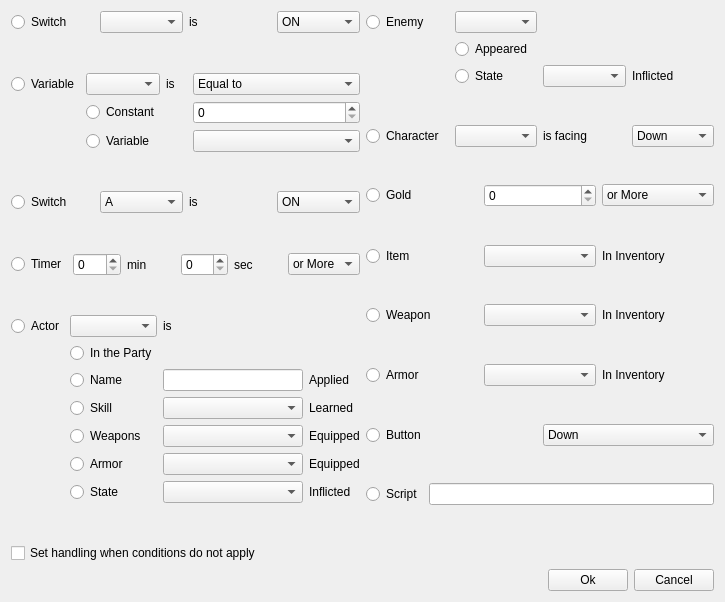
 <widget class="QWidget" name="ConditionalBranchDialog">
  <property name="windowModality">
   <enum>Qt::ApplicationModal</enum>
  </property>
  <property name="geometry">
   <rect>
    <x>0</x>
    <y>0</y>
    <width>725</width>
    <height>602</height>
   </rect>
  </property>
  <property name="windowTitle">
   <string>YaRXP - Conditional Branch</string>
  </property>
  <layout class="QGridLayout" name="gridLayout_6">
   <item row="0" column="0">
    <layout class="QGridLayout" name="gridLayout_4">
     <item row="5" column="0">
      <spacer name="verticalSpacer_4">
       <property name="orientation">
        <enum>Qt::Vertical</enum>
       </property>
       <property name="sizeHint" stdset="0">
        <size>
         <width>20</width>
         <height>40</height>
        </size>
       </property>
      </spacer>
     </item>
     <item row="6" column="0">
      <layout class="QHBoxLayout" name="horizontalLayout_4">
       <item>
        <widget class="QRadioButton" name="radioButton_6">
         <property name="text">
          <string>Timer</string>
         </property>
        </widget>
       </item>
       <item>
        <widget class="QSpinBox" name="spinBox_2"/>
       </item>
       <item>
        <widget class="QLabel" name="label_4">
         <property name="text">
          <string>min</string>
         </property>
        </widget>
       </item>
       <item>
        <widget class="QSpinBox" name="spinBox_3"/>
       </item>
       <item>
        <widget class="QLabel" name="label_5">
         <property name="text">
          <string>sec</string>
         </property>
        </widget>
       </item>
       <item>
        <widget class="QComboBox" name="comboBox_8">
         <item>
          <property name="text">
           <string>or More</string>
          </property>
         </item>
         <item>
          <property name="text">
           <string>or Less</string>
          </property>
         </item>
        </widget>
       </item>
      </layout>
     </item>
     <item row="7" column="0">
      <spacer name="verticalSpacer_3">
       <property name="orientation">
        <enum>Qt::Vertical</enum>
       </property>
       <property name="sizeHint" stdset="0">
        <size>
         <width>20</width>
         <height>40</height>
        </size>
       </property>
      </spacer>
     </item>
     <item row="3" column="0">
      <spacer name="verticalSpacer">
       <property name="orientation">
        <enum>Qt::Vertical</enum>
       </property>
       <property name="sizeHint" stdset="0">
        <size>
         <width>20</width>
         <height>40</height>
        </size>
       </property>
      </spacer>
     </item>
     <item row="2" column="0">
      <layout class="QGridLayout" name="gridLayout">
       <item row="0" column="2">
        <widget class="QLabel" name="label_2">
         <property name="text">
          <string>is</string>
         </property>
        </widget>
       </item>
       <item row="2" column="3">
        <widget class="QComboBox" name="comboBox_5"/>
       </item>
       <item row="1" column="1">
        <widget class="QRadioButton" name="radioButton_3">
         <property name="text">
          <string>Constant</string>
         </property>
        </widget>
       </item>
       <item row="0" column="1">
        <widget class="QComboBox" name="comboBox_3"/>
       </item>
       <item row="2" column="1">
        <widget class="QRadioButton" name="radioButton_4">
         <property name="text">
          <string>Variable</string>
         </property>
        </widget>
       </item>
       <item row="0" column="3">
        <widget class="QComboBox" name="comboBox_4">
         <item>
          <property name="text">
           <string>Equal to</string>
          </property>
         </item>
         <item>
          <property name="text">
           <string>Greather than or Equal to</string>
          </property>
         </item>
         <item>
          <property name="text">
           <string>Less Than or Equal to</string>
          </property>
         </item>
         <item>
          <property name="text">
           <string>Greather than</string>
          </property>
         </item>
         <item>
          <property name="text">
           <string>Less than</string>
          </property>
         </item>
         <item>
          <property name="text">
           <string>Not Equal to</string>
          </property>
         </item>
        </widget>
       </item>
       <item row="1" column="3">
        <widget class="QSpinBox" name="spinBox"/>
       </item>
       <item row="0" column="0">
        <widget class="QRadioButton" name="radioButton_2">
         <property name="text">
          <string>Variable</string>
         </property>
        </widget>
       </item>
      </layout>
     </item>
     <item row="4" column="0">
      <layout class="QHBoxLayout" name="horizontalLayout_3">
       <item>
        <widget class="QRadioButton" name="radioButton_5">
         <property name="text">
          <string>Switch</string>
         </property>
        </widget>
       </item>
       <item>
        <widget class="QComboBox" name="comboBox_6">
         <item>
          <property name="text">
           <string>A</string>
          </property>
         </item>
         <item>
          <property name="text">
           <string>B</string>
          </property>
         </item>
         <item>
          <property name="text">
           <string>C</string>
          </property>
         </item>
         <item>
          <property name="text">
           <string>D</string>
          </property>
         </item>
        </widget>
       </item>
       <item>
        <widget class="QLabel" name="label_3">
         <property name="text">
          <string>is</string>
         </property>
        </widget>
       </item>
       <item>
        <widget class="QComboBox" name="comboBox_7">
         <item>
          <property name="text">
           <string>ON</string>
          </property>
         </item>
         <item>
          <property name="text">
           <string>OFF</string>
          </property>
         </item>
        </widget>
       </item>
      </layout>
     </item>
     <item row="0" column="0">
      <layout class="QHBoxLayout" name="horizontalLayout_2">
       <item>
        <widget class="QRadioButton" name="radioButton">
         <property name="text">
          <string>Switch</string>
         </property>
        </widget>
       </item>
       <item>
        <widget class="QComboBox" name="comboBox"/>
       </item>
       <item>
        <widget class="QLabel" name="label">
         <property name="text">
          <string>is</string>
         </property>
        </widget>
       </item>
       <item>
        <widget class="QComboBox" name="comboBox_2">
         <item>
          <property name="text">
           <string>ON</string>
          </property>
         </item>
         <item>
          <property name="text">
           <string>OFF</string>
          </property>
         </item>
        </widget>
       </item>
      </layout>
     </item>
     <item row="1" column="0">
      <spacer name="verticalSpacer_2">
       <property name="orientation">
        <enum>Qt::Vertical</enum>
       </property>
       <property name="sizeHint" stdset="0">
        <size>
         <width>20</width>
         <height>40</height>
        </size>
       </property>
      </spacer>
     </item>
     <item row="9" column="0">
      <spacer name="verticalSpacer_5">
       <property name="orientation">
        <enum>Qt::Vertical</enum>
       </property>
       <property name="sizeHint" stdset="0">
        <size>
         <width>20</width>
         <height>40</height>
        </size>
       </property>
      </spacer>
     </item>
     <item row="8" column="0">
      <layout class="QGridLayout" name="gridLayout_2">
       <item row="3" column="2">
        <widget class="QComboBox" name="comboBox_11"/>
       </item>
       <item row="0" column="2">
        <widget class="QLabel" name="label_6">
         <property name="text">
          <string>is</string>
         </property>
        </widget>
       </item>
       <item row="0" column="0">
        <widget class="QRadioButton" name="radioButton_8">
         <property name="text">
          <string>Actor</string>
         </property>
        </widget>
       </item>
       <item row="2" column="1">
        <widget class="QRadioButton" name="radioButton_10">
         <property name="text">
          <string>Name</string>
         </property>
        </widget>
       </item>
       <item row="1" column="1">
        <widget class="QRadioButton" name="radioButton_7">
         <property name="text">
          <string>In the Party</string>
         </property>
        </widget>
       </item>
       <item row="0" column="1">
        <widget class="QComboBox" name="comboBox_9"/>
       </item>
       <item row="4" column="1">
        <widget class="QRadioButton" name="radioButton_11">
         <property name="text">
          <string>Weapons</string>
         </property>
        </widget>
       </item>
       <item row="3" column="1">
        <widget class="QRadioButton" name="radioButton_9">
         <property name="text">
          <string>Skill</string>
         </property>
        </widget>
       </item>
       <item row="5" column="1">
        <widget class="QRadioButton" name="radioButton_12">
         <property name="text">
          <string>Armor</string>
         </property>
        </widget>
       </item>
       <item row="6" column="1">
        <widget class="QRadioButton" name="radioButton_13">
         <property name="text">
          <string>State</string>
         </property>
        </widget>
       </item>
       <item row="2" column="2">
        <widget class="QLineEdit" name="lineEdit"/>
       </item>
       <item row="2" column="3">
        <widget class="QLabel" name="label_7">
         <property name="text">
          <string>Applied</string>
         </property>
        </widget>
       </item>
       <item row="3" column="3">
        <widget class="QLabel" name="label_8">
         <property name="text">
          <string>Learned</string>
         </property>
        </widget>
       </item>
       <item row="4" column="3">
        <widget class="QLabel" name="label_9">
         <property name="text">
          <string>Equipped</string>
         </property>
        </widget>
       </item>
       <item row="5" column="3">
        <widget class="QLabel" name="label_10">
         <property name="text">
          <string>Equipped</string>
         </property>
        </widget>
       </item>
       <item row="6" column="3">
        <widget class="QLabel" name="label_11">
         <property name="text">
          <string>Inflicted</string>
         </property>
        </widget>
       </item>
       <item row="4" column="2">
        <widget class="QComboBox" name="comboBox_10"/>
       </item>
       <item row="5" column="2">
        <widget class="QComboBox" name="comboBox_12"/>
       </item>
       <item row="6" column="2">
        <widget class="QComboBox" name="comboBox_13"/>
       </item>
      </layout>
     </item>
    </layout>
   </item>
   <item row="0" column="1">
    <layout class="QGridLayout" name="gridLayout_5">
     <item row="11" column="0">
      <spacer name="verticalSpacer_13">
       <property name="orientation">
        <enum>Qt::Vertical</enum>
       </property>
       <property name="sizeHint" stdset="0">
        <size>
         <width>20</width>
         <height>40</height>
        </size>
       </property>
      </spacer>
     </item>
     <item row="5" column="0">
      <spacer name="verticalSpacer_8">
       <property name="orientation">
        <enum>Qt::Vertical</enum>
       </property>
       <property name="sizeHint" stdset="0">
        <size>
         <width>20</width>
         <height>40</height>
        </size>
       </property>
      </spacer>
     </item>
     <item row="10" column="0">
      <layout class="QHBoxLayout" name="horizontalLayout_9">
       <item>
        <widget class="QRadioButton" name="radioButton_21">
         <property name="text">
          <string>Armor</string>
         </property>
        </widget>
       </item>
       <item>
        <widget class="QComboBox" name="comboBox_21"/>
       </item>
       <item>
        <widget class="QLabel" name="label_16">
         <property name="text">
          <string>In Inventory</string>
         </property>
        </widget>
       </item>
      </layout>
     </item>
     <item row="12" column="0">
      <layout class="QHBoxLayout" name="horizontalLayout_10">
       <item>
        <widget class="QRadioButton" name="radioButton_22">
         <property name="text">
          <string>Button</string>
         </property>
        </widget>
       </item>
       <item>
        <widget class="QComboBox" name="comboBox_22">
         <item>
          <property name="text">
           <string>Down</string>
          </property>
         </item>
         <item>
          <property name="text">
           <string>Left</string>
          </property>
         </item>
         <item>
          <property name="text">
           <string>Right</string>
          </property>
         </item>
         <item>
          <property name="text">
           <string>Up</string>
          </property>
         </item>
         <item>
          <property name="text">
           <string>A</string>
          </property>
         </item>
         <item>
          <property name="text">
           <string>B</string>
          </property>
         </item>
         <item>
          <property name="text">
           <string>C</string>
          </property>
         </item>
         <item>
          <property name="text">
           <string>X</string>
          </property>
         </item>
         <item>
          <property name="text">
           <string>Y</string>
          </property>
         </item>
         <item>
          <property name="text">
           <string>Z</string>
          </property>
         </item>
         <item>
          <property name="text">
           <string>L</string>
          </property>
         </item>
         <item>
          <property name="text">
           <string>R</string>
          </property>
         </item>
        </widget>
       </item>
      </layout>
     </item>
     <item row="0" column="0">
      <layout class="QGridLayout" name="gridLayout_3">
       <item row="1" column="1">
        <widget class="QRadioButton" name="radioButton_15">
         <property name="text">
          <string>Appeared</string>
         </property>
        </widget>
       </item>
       <item row="2" column="1">
        <widget class="QRadioButton" name="radioButton_16">
         <property name="text">
          <string>State</string>
         </property>
        </widget>
       </item>
       <item row="2" column="2">
        <widget class="QComboBox" name="comboBox_15"/>
       </item>
       <item row="0" column="1">
        <widget class="QComboBox" name="comboBox_14"/>
       </item>
       <item row="0" column="0">
        <widget class="QRadioButton" name="radioButton_14">
         <property name="text">
          <string>Enemy</string>
         </property>
        </widget>
       </item>
       <item row="2" column="3">
        <widget class="QLabel" name="label_12">
         <property name="text">
          <string>Inflicted</string>
         </property>
        </widget>
       </item>
      </layout>
     </item>
     <item row="9" column="0">
      <spacer name="verticalSpacer_11">
       <property name="orientation">
        <enum>Qt::Vertical</enum>
       </property>
       <property name="sizeHint" stdset="0">
        <size>
         <width>20</width>
         <height>40</height>
        </size>
       </property>
      </spacer>
     </item>
     <item row="2" column="0">
      <layout class="QHBoxLayout" name="horizontalLayout_5">
       <item>
        <widget class="QRadioButton" name="radioButton_17">
         <property name="text">
          <string>Character</string>
         </property>
        </widget>
       </item>
       <item>
        <widget class="QComboBox" name="comboBox_16"/>
       </item>
       <item>
        <widget class="QLabel" name="label_13">
         <property name="text">
          <string>is facing</string>
         </property>
        </widget>
       </item>
       <item>
        <widget class="QComboBox" name="comboBox_17">
         <item>
          <property name="text">
           <string>Down</string>
          </property>
         </item>
         <item>
          <property name="text">
           <string>Left</string>
          </property>
         </item>
         <item>
          <property name="text">
           <string>Right</string>
          </property>
         </item>
         <item>
          <property name="text">
           <string>Up</string>
          </property>
         </item>
        </widget>
       </item>
      </layout>
     </item>
     <item row="6" column="0">
      <layout class="QHBoxLayout" name="horizontalLayout_7">
       <item>
        <widget class="QRadioButton" name="radioButton_19">
         <property name="text">
          <string>Item</string>
         </property>
        </widget>
       </item>
       <item>
        <widget class="QComboBox" name="comboBox_19"/>
       </item>
       <item>
        <widget class="QLabel" name="label_14">
         <property name="text">
          <string>In Inventory</string>
         </property>
        </widget>
       </item>
      </layout>
     </item>
     <item row="8" column="0">
      <layout class="QHBoxLayout" name="horizontalLayout_8">
       <item>
        <widget class="QRadioButton" name="radioButton_20">
         <property name="text">
          <string>Weapon</string>
         </property>
        </widget>
       </item>
       <item>
        <widget class="QComboBox" name="comboBox_20"/>
       </item>
       <item>
        <widget class="QLabel" name="label_15">
         <property name="text">
          <string>In Inventory</string>
         </property>
        </widget>
       </item>
      </layout>
     </item>
     <item row="1" column="0">
      <spacer name="verticalSpacer_9">
       <property name="orientation">
        <enum>Qt::Vertical</enum>
       </property>
       <property name="sizeHint" stdset="0">
        <size>
         <width>20</width>
         <height>40</height>
        </size>
       </property>
      </spacer>
     </item>
     <item row="15" column="0">
      <spacer name="verticalSpacer_12">
       <property name="orientation">
        <enum>Qt::Vertical</enum>
       </property>
       <property name="sizeHint" stdset="0">
        <size>
         <width>20</width>
         <height>40</height>
        </size>
       </property>
      </spacer>
     </item>
     <item row="14" column="0">
      <layout class="QHBoxLayout" name="horizontalLayout_11">
       <item>
        <widget class="QRadioButton" name="radioButton_23">
         <property name="text">
          <string>Script</string>
         </property>
        </widget>
       </item>
       <item>
        <widget class="QLineEdit" name="lineEdit_2"/>
       </item>
      </layout>
     </item>
     <item row="3" column="0">
      <spacer name="verticalSpacer_10">
       <property name="orientation">
        <enum>Qt::Vertical</enum>
       </property>
       <property name="sizeHint" stdset="0">
        <size>
         <width>20</width>
         <height>40</height>
        </size>
       </property>
      </spacer>
     </item>
     <item row="7" column="0">
      <spacer name="verticalSpacer_6">
       <property name="orientation">
        <enum>Qt::Vertical</enum>
       </property>
       <property name="sizeHint" stdset="0">
        <size>
         <width>20</width>
         <height>40</height>
        </size>
       </property>
      </spacer>
     </item>
     <item row="4" column="0">
      <layout class="QHBoxLayout" name="horizontalLayout_6">
       <item>
        <widget class="QRadioButton" name="radioButton_18">
         <property name="text">
          <string>Gold</string>
         </property>
        </widget>
       </item>
       <item>
        <widget class="QSpinBox" name="spinBox_4"/>
       </item>
       <item>
        <widget class="QComboBox" name="comboBox_18">
         <item>
          <property name="text">
           <string>or More</string>
          </property>
         </item>
         <item>
          <property name="text">
           <string>or Less</string>
          </property>
         </item>
        </widget>
       </item>
      </layout>
     </item>
     <item row="13" column="0">
      <spacer name="verticalSpacer_14">
       <property name="orientation">
        <enum>Qt::Vertical</enum>
       </property>
       <property name="sizeHint" stdset="0">
        <size>
         <width>20</width>
         <height>40</height>
        </size>
       </property>
      </spacer>
     </item>
    </layout>
   </item>
   <item row="2" column="0" colspan="2">
    <layout class="QHBoxLayout" name="horizontalLayout">
     <item>
      <spacer name="horizontalSpacer">
       <property name="orientation">
        <enum>Qt::Horizontal</enum>
       </property>
       <property name="sizeHint" stdset="0">
        <size>
         <width>40</width>
         <height>20</height>
        </size>
       </property>
      </spacer>
     </item>
     <item>
      <widget class="QPushButton" name="pushButton_2">
       <property name="text">
        <string>Ok</string>
       </property>
      </widget>
     </item>
     <item>
      <widget class="QPushButton" name="pushButton">
       <property name="text">
        <string>Cancel</string>
       </property>
      </widget>
     </item>
    </layout>
   </item>
   <item row="1" column="0" colspan="2">
    <widget class="QCheckBox" name="checkBox">
     <property name="text">
      <string>Set handling when conditions do not apply</string>
     </property>
    </widget>
   </item>
  </layout>
 </widget>
